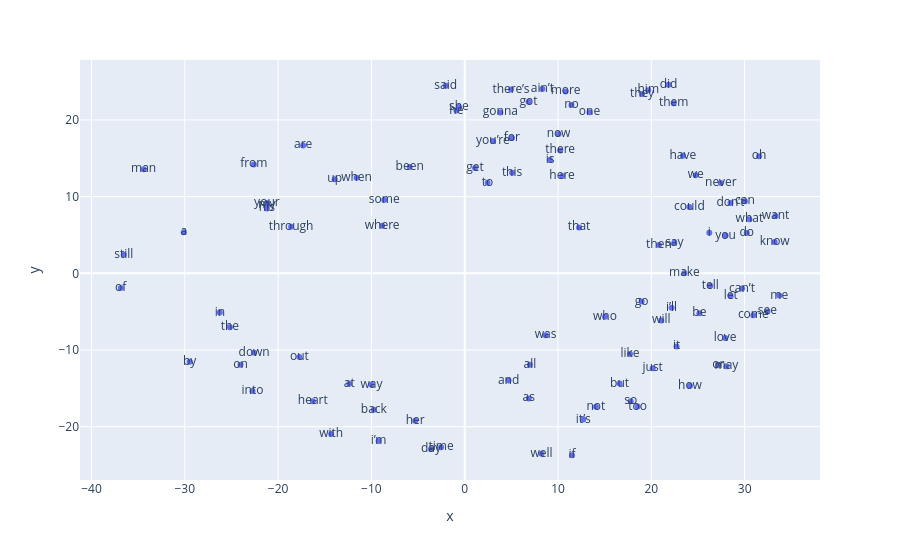

Notebook source saved alongside this figure:
### Markdown cell above
### Reducción de dimensionalidad y visualización

### Code cell
vecs_dylan, labels_dylan = reduce_dimensions(dylan_model)

MAX_WORDS = 100
fig = px.scatter(
    x=vecs_dylan[:MAX_WORDS, 0],
    y=vecs_dylan[:MAX_WORDS, 1],
    text=labels_dylan[:MAX_WORDS]
)
fig.show()

### Figure 1 — Plotly figure (JSON) as saved in the notebook; plotly's stock layout.template omitted (floating-point values rounded to 4 significant figures)
{"data": [{"hovertemplate": "x=%{x}<br>y=%{y}<br>text=%{text}<extra></extra>", "legendgroup": "", "marker": {"color": "#636efa", "symbol": "circle"}, "mode": "markers+text", "name": "", "orientation": "v", "showlegend": false, "text": ["the", "you", "i", "to", "and", "a", "in", "of", "my", "me", "it", "your", "on", "that", "is", "i’m", "be", "for", "but", "all", "with", "they", "he", "no", "like", "just", "when", "was", "can", "well", "she", "don’t", "out", "know", "so", "are", "gonna", "up", "got", "down", "it’s", "from", "what", "his", "have", "one", "not", "see", "now", "if", "do", "love", "oh", "there", "her", "you’re", "or", "as", "say", "at", "man", "get", "go", "been", "this", "ain’t", "where", "by", "come", "time", "who", "too", "can’t", "him", "back", "we", "there’s", "how", "here", "never", "did", "more", "could", "want", "some", "i’ll", "then", "way", "may", "said", "through", "still", "make", "will", "day", "them", "tell", "into", "let", "heart"], "type": "scatter", "x": [-25.17, 27.96, 26.21, 2.451, 4.7, -30.11, -26.24, -36.86, -21.2, 33.71, 22.7, -21.2, -24.03, 12.25, 9.141, -9.23, 25.15, 5.053, 16.59, 6.981, -14.31, 19.0, -0.8918, 11.44, 17.71, 20.14, -11.59, 8.665, 30.03, 8.234, -0.624, 28.48, -17.72, 33.22, 17.79, -17.32, 3.82, -13.94, 6.835, -22.57, 12.7, -22.6, 30.51, -21.2, 23.38, 13.37, 14.06, 32.43, 10.05, 11.5, 30.22, 27.91, 31.54, 10.23, -5.311, 3.021, 27.17, 6.865, 22.47, -12.38, -34.41, 1.105, 18.96, -5.899, 5.074, 8.322, -8.843, -29.48, 30.93, -2.532, 15.04, 18.52, 29.72, 19.67, -9.742, 24.76, 4.956, 24.13, 10.43, 27.45, 21.84, 10.81, 24.08, 33.31, -8.628, 22.17, 20.82, -9.999, 28.05, -2.042, -18.61, -36.54, 23.54, 21.06, -3.615, 22.39, 26.32, -22.74, 28.51, -16.28], "xaxis": "x", "y": [-7.028, 4.93, 5.281, 11.81, -13.99, 5.344, -5.125, -1.931, 8.861, -2.899, -9.545, 9.172, -11.92, 5.976, 14.79, -21.87, -5.207, 17.63, -14.37, -11.94, -20.96, 23.4, 21.22, 21.94, -10.54, -12.38, 12.46, -8.071, 9.395, -23.52, 21.7, 9.174, -10.92, 4.068, -16.68, 16.68, 20.98, 12.28, 22.38, -10.36, -19.08, 14.2, 7.055, 8.456, 15.32, 21.01, -17.41, -4.976, 18.18, -23.73, 5.271, -8.438, 15.27, 16.03, -19.22, 17.27, -12.0, -16.32, 3.989, -14.41, 13.56, 13.72, -3.694, 13.86, 13.12, 24.04, 6.194, -11.52, -5.488, -22.68, -5.658, -17.38, -1.996, 23.86, -17.81, 12.79, 23.97, -14.66, 12.7, 11.79, 24.59, 23.72, 8.634, 7.476, 9.551, -4.488, 3.683, -14.55, -12.13, 24.46, 6.076, 2.429, 0.02014, -6.143, -22.93, 22.17, -1.619, -15.35, -2.963, -16.7], "yaxis": "y"}], "layout": {"legend": {"tracegroupgap": 0}, "margin": {"t": 60}, "xaxis": {"anchor": "y", "domain": [0, 1], "title": {"text": "x"}}, "yaxis": {"anchor": "x", "domain": [0, 1], "title": {"text": "y"}}}}
